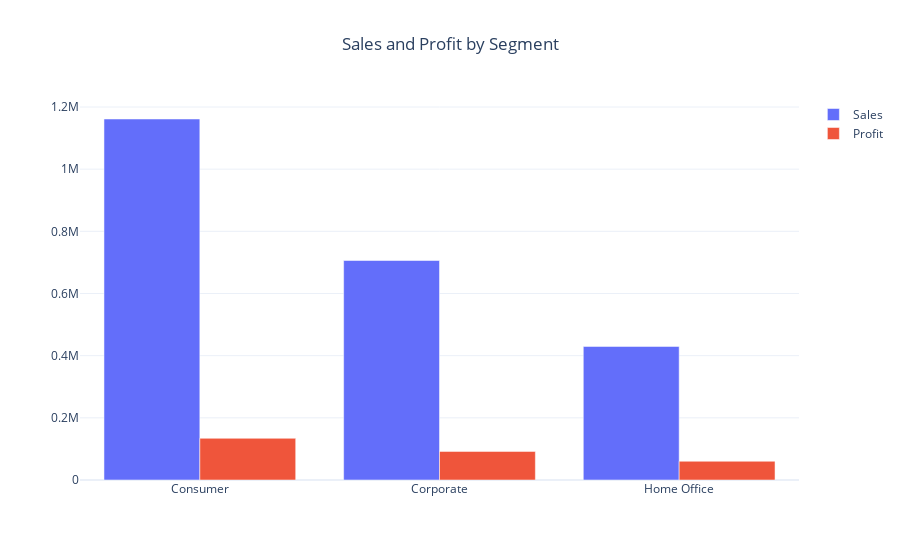

Notebook code for this chart:
### Code cell
# sales and profit analysis by customer segment
sales_by_segment = df.groupby('Segment')['Sales'].sum().reset_index()
profit_by_segment = df.groupby('Segment')['Profit'].sum().reset_index()

fig = go.Figure()
fig.add_trace(go.Bar(x=sales_by_segment['Segment'], y=sales_by_segment['Sales'], name='Sales'))
fig.add_trace(go.Bar(x=profit_by_segment['Segment'], y=profit_by_segment['Profit'], name='Profit'))
fig.update_layout(title='Sales and Profit by Segment', title_x=0.5)
fig.show()

### Figure 1 — Plotly figure (JSON) as saved in the notebook; plotly's stock layout.template omitted (floating-point values rounded to 4 significant figures)
{"data": [{"name": "Sales", "type": "bar", "x": ["Consumer", "Corporate", "Home Office"], "y": [1161000.0, 706100.0, 429700.0]}, {"name": "Profit", "type": "bar", "x": ["Consumer", "Corporate", "Home Office"], "y": [134100.0, 91980.0, 60300.0]}], "layout": {"title": {"text": "Sales and Profit by Segment", "x": 0.5}}}
